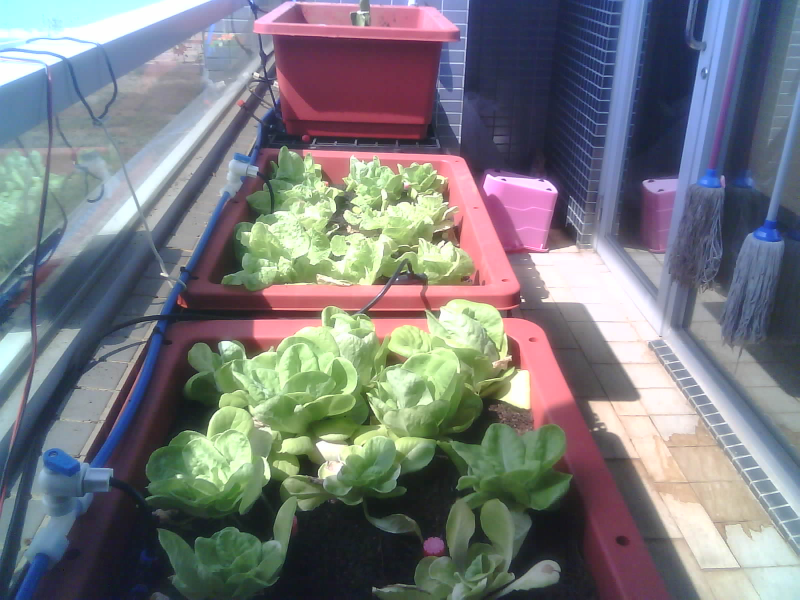
#> input picture imgs/03_15 10_35_55.jpg, 1600 x 1200 px (shown at 1/2 size)
$ python avi.py imgs
#> lines starting #> are read from the running program, lines starting #| are printed output that depends on the picture; after the words box and inside, x2 and y2 are one past the last pixel; in counts of white or black regions, pixels touching at a corner belong together
import requests, json, time, cv2, os, sys

class AVI:
    def download(imgFolder,fileId,date):
        urlPrefix = 'https://drive.google.com/uc?export=view&id='
        url = urlPrefix + fileId
        filename = date.replace('T',' ')[:-5]
        savePath = imgFolder+filename+".jpg"
        f = open(savePath,'wb')
        print("URL:",url)
        response = requests.get(url)
        f.write(response.content)
        f.close()

    def getFilesInfo(folderId):
        script = 'https://script.google.com/macros/s/AKfycbwk7UkYhW9A-vJluivlBdaPOPhxREDYsFT1-29tCYiBauAp_6UcwKluJAZPzZ4ThFiyiw/exec?fid='+folderId
        url = requests.get(script)
        return json.loads(url.text)['result']['fileList']

    def downloadFolder(folderId):
        filesInfo = AVI.getFilesInfo(folderId)
        count = filesInfo['count']
        files = filesInfo['files']
        print('total:',count)
        idx = 0
        for file in files:
            idx = idx +1
            print('download..',file['name'],file['id'],str(idx)+"/"+str(count))
            AVI.download("./"+folderId+"/",file['id'],file['date'])

    def toAVI(imgFolder,aviFile,fps=3):
#> called with imgFolder = './imgs/', aviFile = './imgs.avi', fps = 3
        filelist = os.listdir(imgFolder)
        filelist.sort(key = str.lower)
        print("-=-=-=-=-=-")
        print("convert folder:",imgFolder," to ",aviFile,' , fps=',fps)
        print('convert...Total:',len(filelist))
        print("-=-=-=-=-=-")
        """ """
        size = (1600, 1200) #需要轉為視訊的圖片的尺寸
        # link https://kknews.cc/zh-tw/code/5p8g2j3.html
        video = cv2.VideoWriter(aviFile, cv2.VideoWriter_fourcc('M', 'J', 'P', 'G'), fps, size)
        font = cv2.FONT_HERSHEY_SIMPLEX
        for item in filelist:
            if item.endswith('.jpg'):
            # 找到路徑中所有後綴名為.png的檔案，可以更換為.jpg或其它
                item = imgFolder + item
                print("item:",item)
                date = item[8:-4].split()
                str1 = date[0].replace('_','/')
                str2 = date[1].replace('_',':')
                text = str("2022/"+str1+" "+str2)
                img = cv2.imread(item)
#> img is the input picture: shape (1200, 1600, 3); mean B, G, R 125.4, 121.8, 120
                img = cv2.putText(img,text,(20,70),font,1,(0,255,255),2,cv2.LINE_AA)
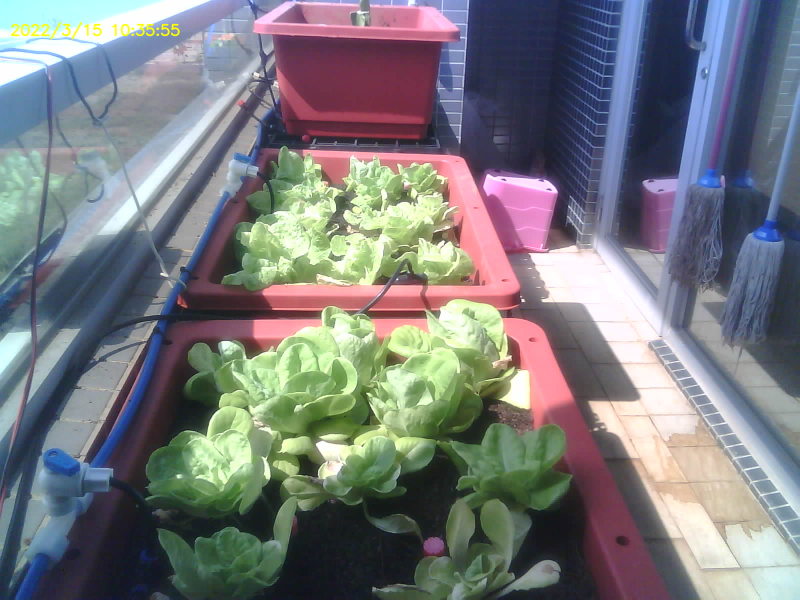
#> img: shape (1200, 1600, 3) (shown at 1/2 size); 0.2% of pixels changed, all inside (x1, y1, x2, y2) = (21, 43, 360, 80)
                #img = cv2.resize(img,size)
                video.write(img)
#> pass 2 of the loop in toAVI, `for item in filelist:`:
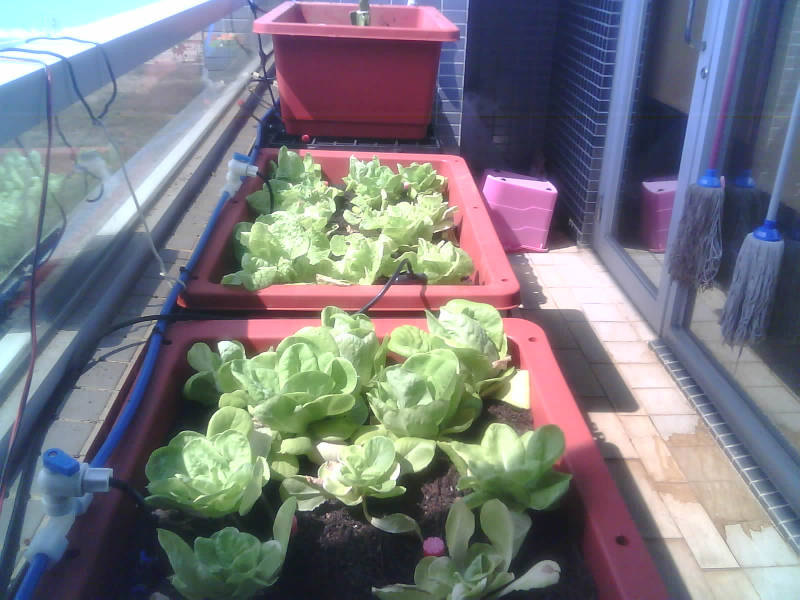
#> input picture imgs/03_15 10_46_28.jpg, 1600 x 1200 px (shown at 1/2 size)
#> in toAVI, img is the input picture: shape (1200, 1600, 3); mean B, G, R 127.9, 121.7, 121.1
#> in toAVI, `img = cv2.putText(img,text,(20,70),font,1,(0,255,255),2,cv2.LINE_AA)`:
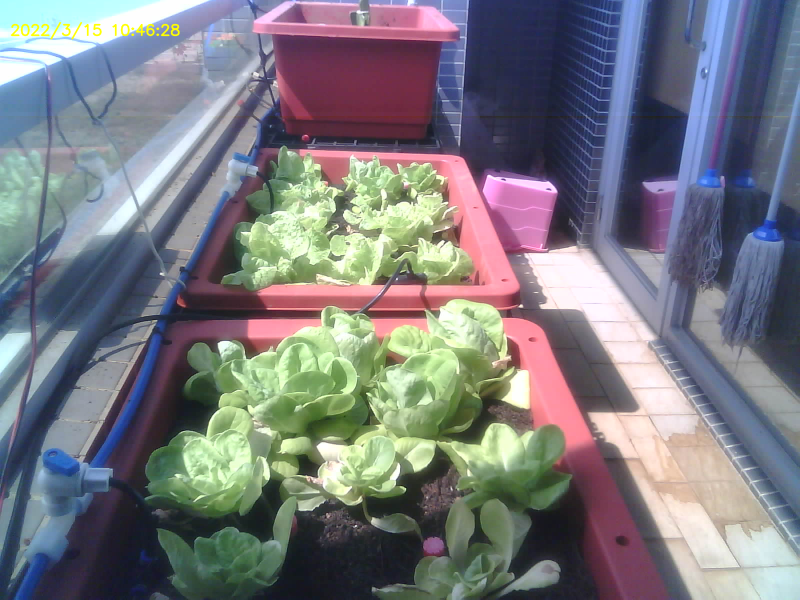
#> img: shape (1200, 1600, 3) (shown at 1/2 size); 0.2% of pixels changed, all inside (x1, y1, x2, y2) = (21, 43, 360, 80)
        video.release()
        cv2.destroyAllWindows()

# 公司示範場域
id01 = '1MdB-TW4gQySkAX8LmVysdEheD-Gil79L'
# 公司示範場域 (吃電池)
id02 = '1oaJx5OUOK8FekcANGgr972thFjm-AFrv'
# 中庭
id03 = '14FQ5ICGN9i96EpGlbAABwiiRRKMe8ls3'
# 客廳
id04 = '1HajUgrVmrG7Avo7mL2qFgmI_1HlLJeHc'
"""
folderId = imgFolder = id04
try:
    os.mkdir(folderId)
except:
    pass
#AVI.downloadFolder(folderId)
#AVI.toAVI(imgFolder,"test.avi")
"""
if(len(sys.argv)==1):
    print("python avi.py ${folder}")
else:
    folder = str(sys.argv[1])
    print('folder:', folder)
    AVI.toAVI("./"+folder+"/","./"+folder+".avi",fps=3)
